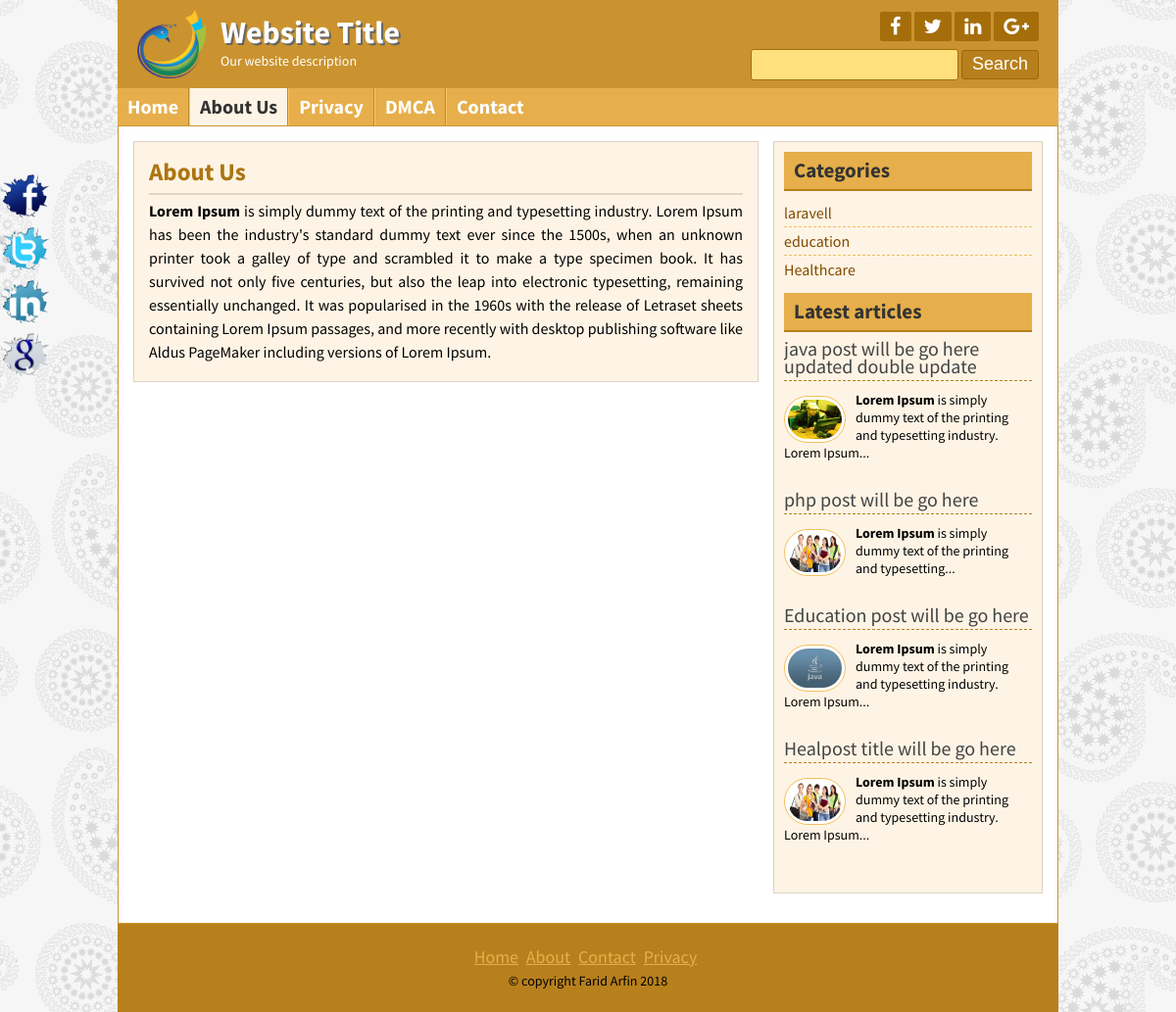
Page /page.php?pageid=1 on the committed database.
### tables this page shows
CREATE TABLE `tbl_social` (
  `s_id` int(11) NOT NULL,
  `facebook` varchar(100) NOT NULL,
  `twitter` varchar(100) NOT NULL,
  `linkedin` varchar(100) NOT NULL,
  `googleplus` varchar(100) NOT NULL
);

CREATE TABLE `tbl_page` (
  `p_id` int(11) NOT NULL,
  `p_name` varchar(60) NOT NULL,
  `p_body` text NOT NULL
);

CREATE TABLE `tbl_category` (
  `cat_id` int(11) NOT NULL,
  `cat_name` varchar(50) NOT NULL
);

CREATE TABLE `tbl_post` (
  `id` int(11) NOT NULL,
  `cat_id` int(11) NOT NULL,
  `title` varchar(255) NOT NULL,
  `body` text NOT NULL,
  `image` varchar(255) NOT NULL,
  `author` varchar(50) NOT NULL,
  `tags` varchar(255) NOT NULL,
  `metades` text NOT NULL,
  `date` timestamp NOT NULL DEFAULT CURRENT_TIMESTAMP,
  `status` int(11) NOT NULL DEFAULT '0',
  `userid` int(11) NOT NULL
);

CREATE TABLE `copyright` (
  `c_id` int(11) NOT NULL,
  `copyright` varchar(255) NOT NULL
);

### lib/Database.php (called while the page is built, shortened)
<?php
	Class Database{
		public $host   = DB_HOST;
		public $user   = DB_USER;
		public $pass   = DB_PASS;
		public $dbname = DB_NAME;
		public $link;
		public function connectDb(){
			$this->link = new mysqli($this->host,$this->user,$this->pass,$this->dbname);
		}
		public function select($query){
			$result = $this->link->query($query) or die($this->link->error.__line__);
			if($result->num_rows > 0){
				return $result;
			}
			else{
				return false;
			}
		}
	}
?>

### helpers/format.php (called while the page is built, shortened)
<?php
	Class Format{
		public function textshorten($text, $limit = 400){
			$text = $text." ";
			$text = substr($text, 0 ,$limit);
			$text = substr($text, 0 ,strrpos($text, ' '));
			$text = $text."...";
			return $text;
		}
	}
?>

### page.php (the view)
<?php include 'inc/header.php' ?>
<?php
	$pagesid       = mysqli_real_escape_string($db->link,$_GET['pageid']);
    if(!isset($page) || $pagesid == null){
        header("location:404.php");
    }
    else
    {
        $pageid = $pagesid;
    }
?>
<?php
                $pquery = "SELECT * FROM tbl_page WHERE p_id='$pageid'";
                $pagedetails = $db->select($pquery);
                if($pagedetails){
                    while ($result = $pagedetails->fetch_assoc()){
?>
	<div class="contentsection contemplete clear">
		<div class="maincontent clear">
			<div class="about">
				<h2><?php echo $result['p_name'];?></h2>
				<?php echo $result['p_body'];?>
	</div>
</div>
<?php } } else{ header("location:404.php");} ?>
		<?php include 'inc/sidebar.php' ?>
		<?php include 'inc/footer.php' ?>

### inc/header.php (shortened to what this page needs)
<?php include 'lib/Database.php'; ?>
<?php include 'helpers/format.php'; ?>
<?php
	$db = new Database();
	$fm = new Format();
?>
<!DOCTYPE html>
<html>
<head>
	<?php include 'scripts/css.php'; ?>
</head>
<body>
	<div class="headersection templete clear">
		<a href="index.php">
			<div class="logo">
				<img src="images/logo.png" alt="Logo"/>
				<h2>Website Title</h2>
				<p>Our website description</p>
			</div>
		</a>
		<div class="social clear">
	<?php
                $query1 = "SELECT * FROM tbl_social WHERE s_id='1'";
                $socialselct = $db->select($query1);
                if($socialselct){
                    while ($row = $socialselct->fetch_assoc()) {
    ?>
			<div class="icon clear">
				<a href="<?php echo $row['facebook'];?>" target="_blank"><i class="fa fa-facebook"></i></a>
				<a href="<?php echo $row['twitter'];?>" target="_blank"><i class="fa fa-twitter"></i></a>
				<a href="<?php echo $row['linkedin'];?>" target="_blank"><i class="fa fa-linkedin"></i></a>
				<a href="<?php echo $row['googleplus'];?>" target="_blank"><i class="fa fa-google-plus"></i></a>
			</div>
		<?php } }?>
			<div class="searchbtn clear">
			<form action="search.php" method="get">
				<input type="text" name="search"/>
				<input type="submit" name="submit" value="Search"/>
			</form>
			</div>
		</div>
	</div>
<div class="navsection templete">
	<?php
		$path = $_SERVER['SCRIPT_FILENAME'];
	    $currentpage = basename($path,'.php');
	?>
	<ul>
		<li><a <?php if($currentpage == 'index'){ echo "id='active'"; }?> href="index.php">Home</a></li>
		 <?php
                $query = "SELECT * FROM tbl_page";
                $page = $db->select($query);
                if($page){
                    while ($result = $page->fetch_assoc()){
        ?>
                <li><a
                	<?php
                		if(isset($_GET['pageid']) && $_GET['pageid'] == $result['p_id']){
                			echo "id='active'";
                		}
                	?>
                 href="page.php?pageid=<?php echo $result['p_id'];?>"><?php echo $result['p_name'];?></a> </li>
        <?php } } ?>
		<li><a <?php if($currentpage == 'contact'){ echo "id='active'"; }?> href="contact.php">Contact</a></li>
	</ul>
</div>

### inc/sidebar.php
<div class="sidebar clear">
			<div class="samesidebar clear">
				<h2>Categories</h2>
					<ul>
				<?php
					$query = "SELECT * FROM tbl_category";
					$Category = $db->select($query);
					if($Category){
					while($result = $Category->fetch_assoc()){
				?>
						<li><a href="posts.php?category=<?php echo $result['cat_id']; ?>"> <?php echo $result['cat_name'];?></a></li>
				<?php }} else{ ?>
						<li> No Category created....!</li>
				<?php } ?>
					</ul>
			</div>
			<div class="samesidebar clear">
				<h2>Latest articles</h2>
				<?php
					$query = "SELECT * FROM tbl_post limit 5";
					$post = $db->select($query);
					if($post){
					while($result = $post->fetch_assoc()){
				?>
					<div class="popular clear">
						<h3><a href="post.php?id=<?php echo $result['id']; ?>"><?php echo $result['title']; ?></a></h3>
						<a href="post.php?id=<?php echo $result['id']; ?>"><img src="admin/upload/<?php echo $result['image'];?>" alt="post image"/></a>
						<?php echo $fm->textshorten($result['body'] ,120); ?>
					</div>
			<?php } }else{ header("location:404.php");} ?>
			</div>
		</div>

### inc/footer.php (shortened to what this page needs)
</div>
	<div class="footersection templete clear">
	  <div class="footermenu clear">
		<ul>
			<li><a href="#">Home</a></li>
			<li><a href="#">About</a></li>
			<li><a href="#">Contact</a></li>
			<li><a href="#">Privacy</a></li>
		</ul>
	  </div>
	 <?php
                $query2 = "SELECT * FROM copyright WHERE c_id='1'";
                $copyrightoption = $db->select($query2);
                if($copyrightoption){
                    while ($result = $copyrightoption->fetch_assoc()) {
    ?>
	  <p>&copy; <?php echo $result['copyright']; ?> <?php echo date("Y");?></p>
	<?php }}?>
	</div>
	<div class="fixedicon clear">
	<?php
                $query = "SELECT * FROM tbl_social WHERE s_id='1'";
                $socialselct = $db->select($query);
                if($socialselct){
                    while ($row = $socialselct->fetch_assoc()) {
    ?>
		<a href="<?php echo $row['facebook'];?>"><img src="images/fb.png" alt="Facebook"/></a>
		<a href="<?php echo $row['twitter'];?>"><img src="images/tw.png" alt="Twitter"/></a>
		<a href="<?php echo $row['linkedin'];?>"><img src="images/in.png" alt="LinkedIn"/></a>
		<a href="<?php echo $row['googleplus'];?>"><img src="images/gl.png" alt="GooglePlus"/></a>
	</div>
<?php } }?>
</body>
</html>

### style.css (style rules this page uses)
* { margin:0;padding:0;outline:0 }
body { font-family: 'Source Sans Pro', sans-serif;font-size:14px;line-height:18px;color:#000;background:url(images/bg.png)repeat fixed 0 0 #fff; }
.templete { width:960px;margin:0 auto; }
.contemplete { margin: 0 auto; width: 928px; }
.clear { overflow:hidden; }
input[type="text"], input[type="email"] { border: 1px solid #cfc5b6; border-radius: 3px; margin-bottom: 5px; padding: 5px; width: 300px; }
input[type="submit"] { background: #b7801c none repeat scroll 0 0; border: 1px solid #e6af4b; color: #fff; cursor: pointer; font-size: 20px; padding: 1px 10px; }
.headersection { background: #ca932f none repeat scroll 0 0; color: #fff; }
.logo { float: left; width: 580px; }
.logo img { float: left; margin-right: 15px; padding-bottom: 10px; padding-left: 20px; padding-top: 10px; width: 70px; }
.logo h2 { color: #fff; font-size: 32px; margin-bottom: 11px; margin-top: 24px; text-shadow: 2px 2px 0 #666; }
.logo p { color:#fff; }
.social { float: right; margin-right: 20px; margin-top: 12px; text-align: right; width: 360px; }
.icon { float: right; }
.icon a { background: #a56e0a none repeat scroll 0 0; border-radius: 2px; color: #fff; display: block; float: left; font-size: 20px; margin-left: 3px; padding: 5px 10px; }
.searchbtn { float: right; margin-top: 8px; }
.searchbtn input[type="text"] { border: 1px solid #A56E0A; width: 200px; background: #FFE07C; font-size: 16px; height: 20px; }
.searchbtn input[type="submit"] { border: 1px solid #9d6602; border-radius: 3px; font-size: 18px; height: 30px; padding-left: 10px; padding-right: 10px; padding-top: 0; cursor: pointer; }
.navsection { background: none repeat scroll 0 0 #e6af4b; min-height: 38px; }
.navsection ul { margin:0;padding:0;list-style:none; }
.navsection ul li { border-left: 1px solid #fdc662; border-right: 1px solid #c18a26; display: block; float: left; position:relative; }
.navsection ul li:first-child { border-left: 0px solid #fdc662; }
.navsection ul li:last-child { border-right: 0px solid #c18a26; }
.navsection ul li a { color: #fff; display: block; font-size: 20px; font-weight: bold; padding: 10px; text-decoration: none; }
.navsection ul li a:hover, #active { background:#FEF4E5;color:#333; }
.contentsection { background: #ffffff none repeat scroll 0 0; border: 1px solid #ca932f; padding: 15px; }
.maincontent { background: #fef4e5 none repeat scroll 0 0; border: 1px solid #ded4c5; float: left; margin: 0 15px 15px 0; padding: 8px 15px; width: 606px; }
.about { font-size: 16px; line-height: 24px; text-align: justify; }
.about p { font-size: 16px; line-height: 24px; margin-bottom: 10px; text-align: justify; }
.samepost h2, .about h2 { border-bottom: 2px solid #e0d6c7; color: #ac7511; font-size: 25px; margin-bottom: 4px; padding: 10px 10px 10px 0; }
.sidebar { background: #fef4e5 none repeat scroll 0 0; border: 1px solid #ded4c5; float: right; margin-bottom: 15px; margin-top: 0; padding: 10px; width: 253px; }
.samesidebar { margin-bottom: 10px; }
.samesidebar h2 { background: #e6af4b none repeat scroll 0 0; border-bottom: 2px solid #b7801c; color: #333; margin-bottom: 8px; padding: 10px; }
.samesidebar ul { padding:0;margin:0;list-style:none; }
.samesidebar ul li { border-bottom: 1px dashed #e9c05c; font-size: 16px; padding: 5px 8px 5px 0; }
.samesidebar ul li:last-child { border-bottom: 0px dashed #e9c05c; }
.samesidebar ul li a { color: #814a00; text-decoration: none; }
.samesidebar p { margin-bottom: 10px; }
.popular { margin-bottom: 20px; }
.popular h3 { border-bottom: 1px dashed #b7801c; font-size: 20px; font-weight: normal; margin-bottom: 10px; padding-bottom: 5px; }
.popular h3 a { text-decoration:none;color:#444 }
.popular img { background: #fff none repeat scroll 0 0; border: 1px solid #f6bf5b; border-radius: 30px; float: left; height: 40px; margin-right: 10px; margin-top: 5px; padding: 3px; width: 55px; }
.footersection { height:90px;background:#B7801C;text-align:center }
.footermenu { margin-top: 25px; margin-bottom: 5px; }
.footermenu ul { padding:0;margin:0;list-style:none;text-align:center; }
.footermenu ul li { display:inline-block; }
.footermenu ul li a { color: #E6AF4B; font-size: 18px; margin-right: 5px; }
.fixedicon { left: 0; position: fixed; top: 175px; width: 60px; }
.fixedicon img { width: 50px; }

### rows in the picture
tbl_page: p_name "About Us", p_body "Lorem Ipsum is simply dummy text of the printing and typesetting industry. Lorem Ipsum has been the industry's standard dummy text ever since the 1500s, when an unknown printer took a galley of type and scrambled it to make a type specimen book. It has survived not only five centuries, but also the leap into electronic typesetting, remaining essentially unchanged. It was popularised in the 1960s with the release of Letraset sheets containing Lorem Ipsum passages, and more recently with desktop publishing software like Aldus PageMaker including versions of Lorem Ipsum."
tbl_page: p_name "Privacy"
tbl_page: p_name "DMCA"
tbl_category: cat_name "laravell"
tbl_category: cat_name "education"
tbl_category: cat_name "Healthcare"
tbl_post: title "java post will be go here updated double update", image (picture), body "Lorem Ipsum is simply dummy text of the printing and typesetting industry. Lorem Ipsum..."
tbl_post: title "php post will be go here", image (picture), body "Lorem Ipsum is simply dummy text of the printing and typesetting..."
tbl_post: title "Education post will be go here", image (picture), body "Lorem Ipsum is simply dummy text of the printing and typesetting industry. Lorem Ipsum..."
tbl_post: title "Healpost title will be go here", image (picture), body "Lorem Ipsum is simply dummy text of the printing and typesetting industry. Lorem Ipsum..."
copyright: copyright "copyright Farid Arfin"
